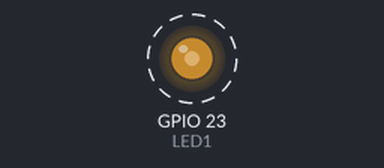
Simulated run of this program. Board: Raspberry Pi (BCM pin numbers). Shown: output pins drawn as LEDs (lit = HIGH). Dashed ring = blinking.

Above: at 0.05 s.
Timing chart, 0 to 4.6 s (numbered marks = the images above):
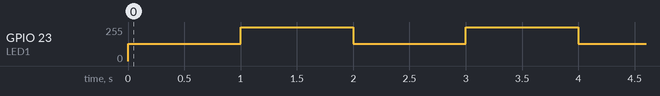

The program:

pwm.py
```python
import RPi.GPIO as GPIO        #GPIO를 사용하기 위해 추가
import time                    #time.sleep을 사용하기 위해 추가

LED1 = 23

GPIO.setmode(GPIO.BCM)        #BCM을 이용하면 GPIO num으로 표시, BOARD를 이용하면 Pin num으로 표시.
GPIO.setup(LED1, GPIO.OUT)    #GPIO23를 사용선언

pwm = GPIO.PWM(LED1, 200)	#PWM 200Hz 주파수 설정
pwm.start(0) # 출력이 0%인 상태에서 시작

while True:
	pwm.ChangeDutyCycle(50) #밝기 50%
	time.sleep(1) # 1초 대기
	pwm.ChangeDutyCycle(100) #밝기 100%
	time.sleep(1) # 1초 대기

GPIO.cleanup()                #GPIO 초기화
```

Measured:
- by itself, GPIO 23 (LED1): alternates 255/255 for 1.0 s and 128/255 for 1.0 s
